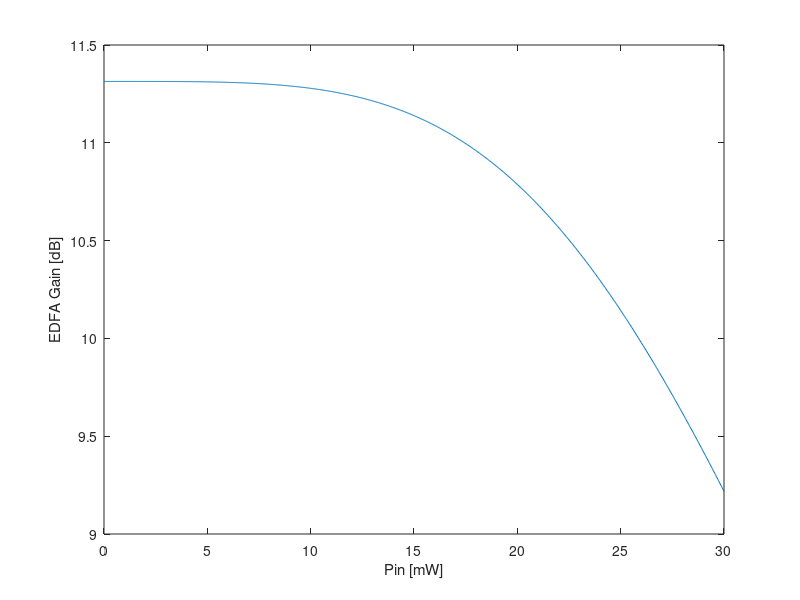

Source code (MATLAB):
clear all
close all
%%%%% Em [W] %%%%%
% Pin = linspace(0,10,1000)*1e-3;
% A = 10;
% B = 1;
% C = 1e15;
% GdB = A./(sqrt(B + C*Pin.^7));

%%%% em [mW] %%%

Pin = linspace(0,30,1000);
A = 32;
B = 8;
C = 0.5e-5;
D = 4;

GdB = A./(sqrt(B + C*Pin.^D))
G = 10.^(GdB/10);

figure(1)
plot(Pin,GdB)
xlabel('Pin [mW]')
ylabel('EDFA Gain [dB]')

% figure(2)
% plot(Pin,G)
% xlabel('Pin [mW]')
% ylabel('EDFA Gain [linear]')